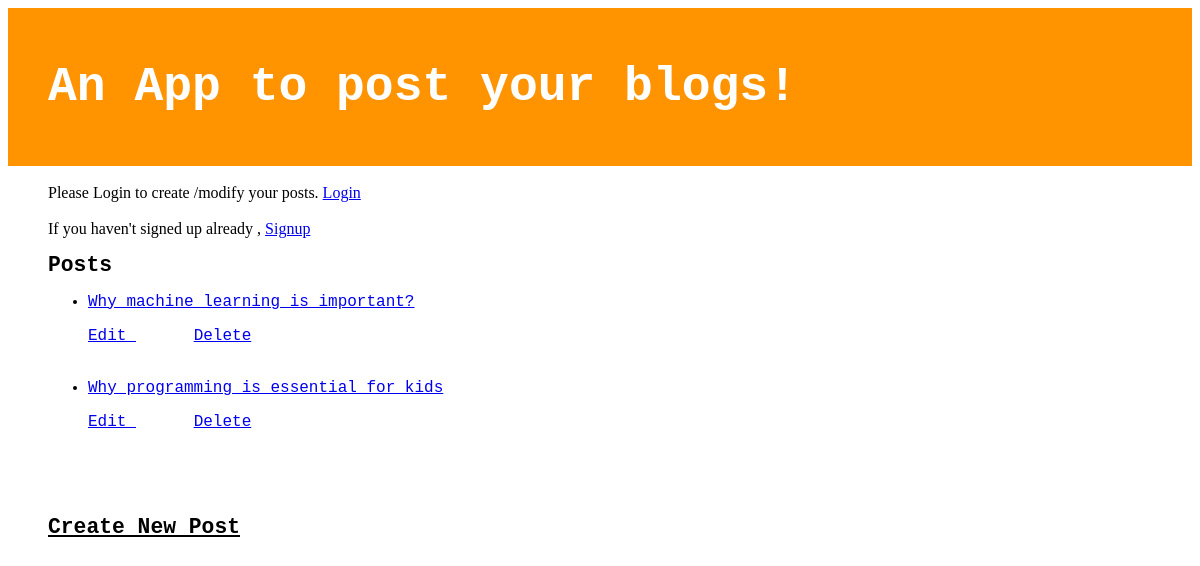
The app's page /posts/, older data.
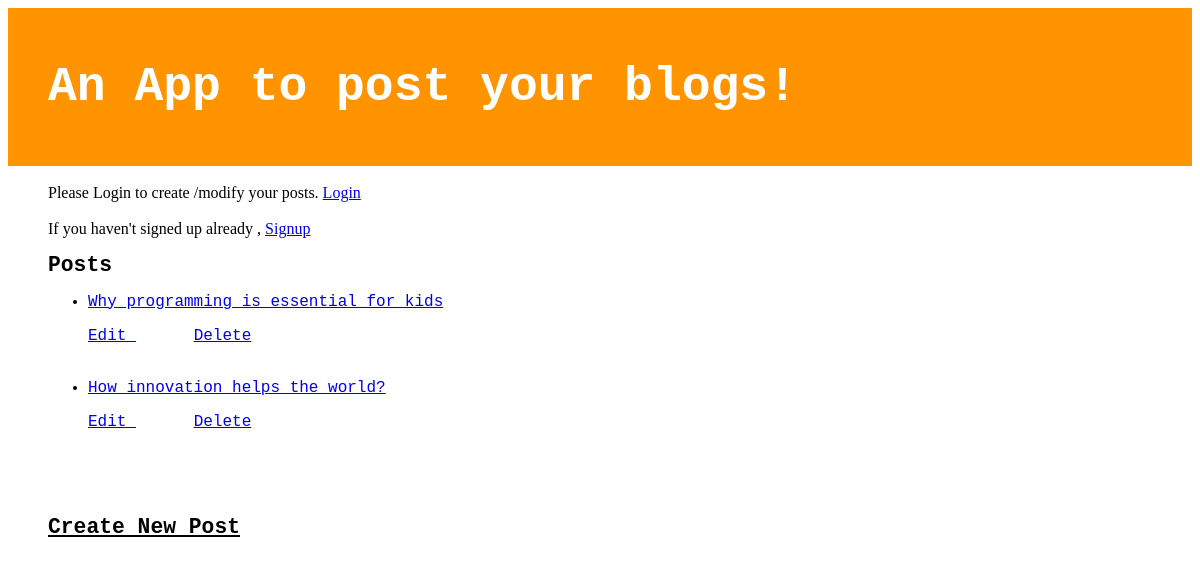
The same page, newer data.
### blogpost/models.py (models this page shows, shortened)
class Post(models.Model):
    title = models.CharField(max_length=70)
    text = models.TextField()
    published_date = models.DateTimeField(default=timezone.now)
    author =  models.ForeignKey(Author, null =True, on_delete=models.CASCADE)

### blogpost/views.py (the view)
# urls.py: path('',list_posts, name='list_posts'),
def list_posts(request):
    posts=Post.objects.all()
    return render(request, 'blogposts.html',{'posts':posts})

### blogpost/templates/blogposts.html (shortened to what this page needs)
{% load staticfiles %}
<!DOCTYPE html>
<html lang="en">
<head>
    <link rel="stylesheet" href="{% static 'css/blogpost.css' %}">
</head>
<body>
<div class="page-header"
     <div class="top-menu">
         <h1><a href="{% url 'list_posts' %}">An App to post your blogs! </a></h1>
    </div>
<div class="content container">
    <br>
    {% if user.is_authenticated %}
        Hello , Welcome  {{ user.username }}
        <a href=" {% url 'logout' %}"> Logout </a>
    {% else %}
            Please Login to create /modify your posts.
            <a href=" {% url 'login' %}"> Login </a>
            <br><br>
            If you haven't signed up already , <a href=" {% url 'signup' %}"> Signup </a>
    {% endif %}
    <br>
    <h1> Posts </h1>
<div class="courier">
    <div class="row">
        <div class="col-md-8">
            <div class="post">
                    <ul>
                    {% for post in posts %}
                        <li>
                        <p>  <a href="{%  url 'post_detail' post.id %}">  {{post.title}} </a> </p>
                        <a href="{%  url 'update_post' post.id %}"> Edit </a> &nbsp &nbsp &nbsp
                        <a href="{%  url 'delete_post' post.id %}"> Delete </a>
                        <br>
                        <br>
                        </li>
                    {% endfor %}
                    </ul>
                <br>
                <br>
               <h1> <a href = "{% url 'new_post'   %}"> Create New Post </a> </h1>
                 </div>
            </div>
        </div>
    </div>
</div>
</body>
</html>

Row changes from the older to the newer data that the page shows:
removed Post: title "Why machine learning is important?"
added Post: title "How innovation helps the world?"
